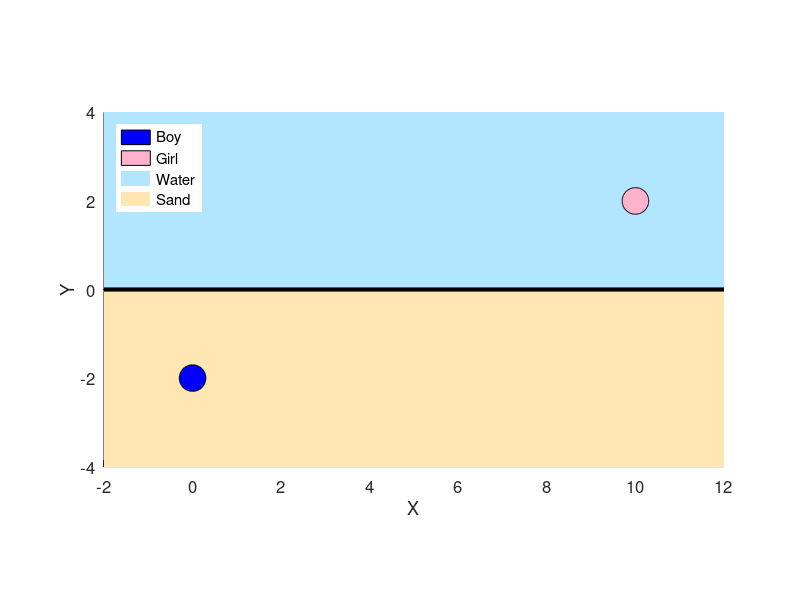

This figure's MATLAB source:
clear all; close all; clc

% Координаты
xG = 10;   yG = 2;    % Девочка в воде (выше границы)
xB = 0;    yB = -2;   % Мальчик в песке (ниже границы)

% Граница раздела вода/песок (горизонтальная линия)
y_boundary = 0;

% Скорости
v_water = 3.0;    % скорость в воде
v_sand  = 1.0;    % скорость в песке

figure(1);
hold on; grid on; axis equal;

% 1. Рисуем воду (верхняя половина)
water_color = [0.7 0.9 1.0]; % светло-голубой
fill([-2, 12, 12, -2], [0, 0, 4, 4], water_color, 'EdgeColor', 'none');

% 2. Рисуем песок (нижняя половина)
sand_color = [1.0 0.9 0.7]; % светло-коричневый
fill([-2, 12, 12, -2], [0, 0, -4, -4], sand_color, 'EdgeColor', 'none');

% 3. Граница раздела (берег)
plot([-2, 12], [0, 0], 'k-', 'LineWidth', 3);

% 4. Мальчик (синий закрашенный круг внизу)
boy_radius = 0.3;
theta = linspace(0, 2*pi, 100);
x_boy = xB + boy_radius * cos(theta);
y_boy = yB + boy_radius * sin(theta);
boy_handle = fill(x_boy, y_boy, 'b');


% 5. Девочка (красный закрашенный круг вверху)
girl_radius = 0.3;
x_girl = xG + girl_radius * cos(theta);
y_girl = yG + girl_radius * sin(theta);
girl_handle = fill(x_girl, y_girl, [1 0.7 0.8]);

% Создаем элементы для легенды
water_patch = patch(NaN, NaN, water_color, 'EdgeColor', 'none');
sand_patch = patch(NaN, NaN, sand_color, 'EdgeColor', 'none');


% Добавляем легенду
legend([boy_handle, girl_handle, water_patch, sand_patch], ...
       {'Boy', 'Girl', 'Water', 'Sand'}, ...
       'Location', 'northwest', 'FontSize', 11, 'Box', 'off');

% Настройка графика
xlim([-2, 12]);
ylim([-4, 4]);
xlabel('X');
ylabel('Y');

% Увеличиваем шрифт на осях
set(gca, 'FontSize', 12);

% Функция времени
T = @(x) sqrt((xB - x)^2 + yB^2) / v_sand + sqrt((xG - x)^2 + yG^2) / v_water;

% Вычислим время для нескольких точек на границе
test_points = [-1, 0, 1, 2, 3, 4, 5, 6, 7, 8, 9, 10, 11];
fprintf('\nВремя пути для разных точек на границе \n');
fprintf('x\tT(x)\n');
fprintf('----------------\n');
for i = 1:length(test_points)
    x_test = test_points(i);
    fprintf('%.1f\t%.4f\n', x_test, T(x_test));
end

% Найдем точку с минимальным временем (перебором)
[min_time, min_idx] = min(arrayfun(T, test_points));
x_approx = test_points(min_idx);
fprintf('\nПриближенный минимум (перебором):\n');
fprintf('x* ≈ %.1f, T_min ≈ %.4f\n', x_approx, min_time);

% Производная функции времени
dT = @(x) -(xB - x) / (v_sand * sqrt((xB - x)^2 + yB^2)) ...
          -(xG - x) / (v_water * sqrt((xG - x)^2 + yG^2));

% Задаем параметры решения
epsilon = 1e-4;
x0 = x_approx;

% Инициализируем переменные
x_prev = x0;
% Добавим ограничение на максимальное число итераций
max_iter = 100;
iter = 0;
difference = 1;

fprintf('Метод Ньютона:\n');
fprintf('№ итерации |    Корень    |   Разность   |  Точность ε |  T(x_prev)   |  dT(x_prev)\n');
fprintf('-----------|--------------|--------------|-------------|--------------|------------\n');

while difference > epsilon && iter < max_iter
    x_next = x_prev - T(x_prev) / dT(x_prev);

    iter = iter + 1;
    difference = abs(x_next - x_prev);

    % Отладочный вывод
    fprintf('%10d | %12.6f | %12.6f | %12.6f | %12.6f | %12.6f\n', ...
            iter, x_next, difference, epsilon, T(x_prev), dT(x_prev));

    x_prev = x_next;
end

if iter >= max_iter
    fprintf('\nДостигнуто максимальное число итераций (%d). Цикл прерван.\n', max_iter);
else
    fprintf('\nРешение найдено за %d итераций.\n', iter);
end










